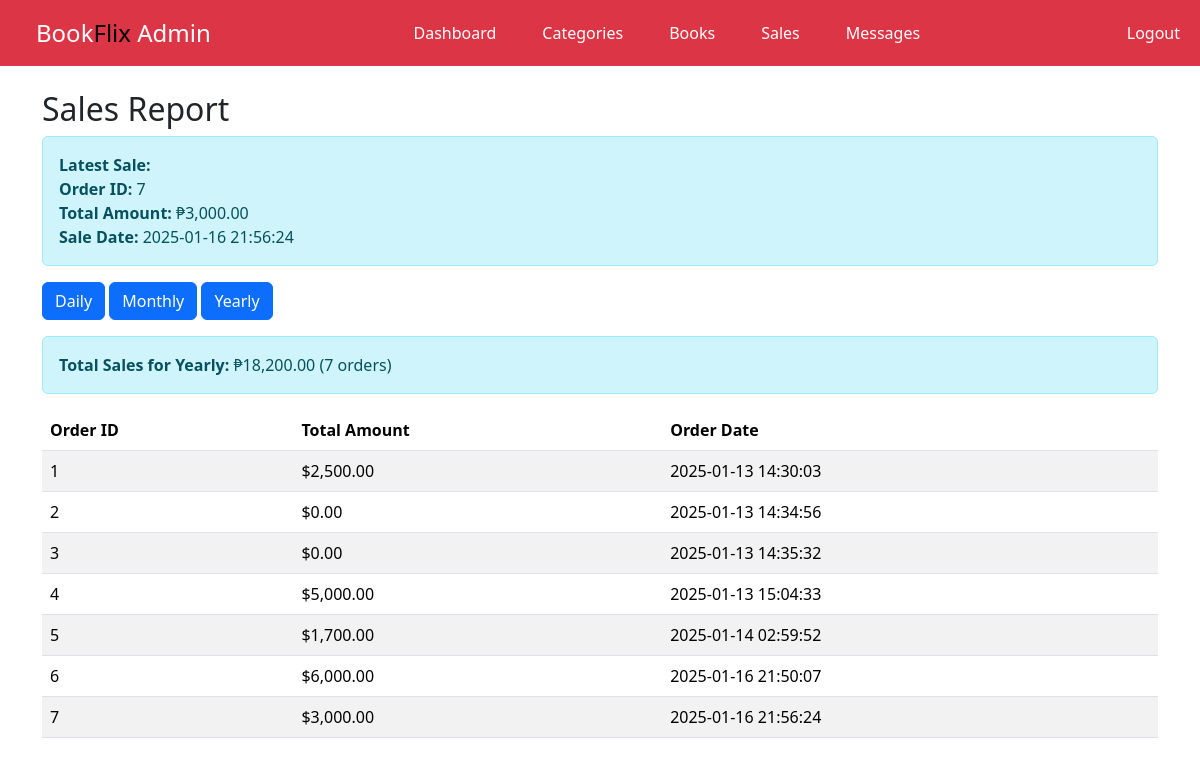
Page /sales.php?filter=yearly on the committed database.
### tables this page shows
CREATE TABLE `orders` (
  `order_id` int(11) NOT NULL,
  `user_id` int(11) NOT NULL,
  `total_amount` decimal(10,2) NOT NULL,
  `order_date` timestamp NOT NULL DEFAULT current_timestamp()
);

### sales.php (the view, shortened to what this page needs)
<?php
include "database.php";
$date_filter = 'today';
$start_date = $end_date = date('Y-m-d');
if (isset($_GET['filter'])) {
    $date_filter = $_GET['filter'];
    switch ($date_filter) {
        case 'yearly':
            $start_date = date('Y-01-01');
            $end_date = date('Y-12-31');
            break;
    }
}
$stmt = $pdo->prepare("SELECT o.order_id, o.total_amount, o.order_date
                       FROM orders o
                       ORDER BY o.order_date DESC LIMIT 1");
$stmt->execute();
$latest_sale = $stmt->fetch();
$stmt = $pdo->prepare("SELECT COUNT(order_id) AS total_sales_count, SUM(total_amount) AS total_sales_amount
                       FROM orders
                       WHERE order_date BETWEEN ? AND ?");
$stmt->execute([$start_date, $end_date]);
$sales_summary = $stmt->fetch();
$stmt = $pdo->prepare("SELECT order_id, total_amount, order_date
                       FROM orders
                       WHERE order_date BETWEEN ? AND ?");
$stmt->execute([$start_date, $end_date]);
$sales = $stmt->fetchAll();
?>
<!DOCTYPE html>
<html lang="en">
<head>
    <link rel="stylesheet" href="https://cdn.jsdelivr.net/npm/bootstrap@5.3.3/dist/css/bootstrap.min.css">
</head>
<body>
<nav class="navbar navbar-expand-lg navbar-dark bg-danger sticky-top">
    <a class="navbar-brand ms-3" href="dashboard.php">Book<span>Flix</span> Admin</a>
    <div class="collapse navbar-collapse">
        <div class="navbar-nav mx-auto">
        <a href="adminpage.php" class="nav-link">Dashboard</a>
            <a href="categories.php" class="nav-link">Categories</a>
            <a href="books.php" class="nav-link">Books</a>
            <a href="sales.php" class="nav-link">Sales</a>
            <a href="messages.php" class="nav-link">Messages</a>
        </div>
        <a href="login.php" class="nav-link logout">Logout</a>
    </div>
</nav>
<div class="container mt-4">
    <h2>Sales Report</h2>
    <?php if ($latest_sale): ?>
        <div class="alert alert-info">
            <strong>Latest Sale:</strong>
            <br>
            <strong>Order ID:</strong> <?php echo $latest_sale['order_id']; ?>
            <br>
            <strong>Total Amount:</strong> ₱<?php echo number_format($latest_sale['total_amount'], 2); ?>
            <br>
            <strong>Sale Date:</strong> <?php echo $latest_sale['order_date']; ?>
        </div>
    <?php endif; ?>
    <div class="mb-3">
        <a href="sales.php?filter=daily" class="btn btn-primary">Daily</a>
        <a href="sales.php?filter=monthly" class="btn btn-primary">Monthly</a>
        <a href="sales.php?filter=yearly" class="btn btn-primary">Yearly</a>
    </div>
    <div class="alert alert-info">
        <strong>Total Sales for <?php echo ucfirst($date_filter); ?>:</strong>
        ₱<?php echo number_format($sales_summary['total_sales_amount'], 2); ?> (<?php echo $sales_summary['total_sales_count']; ?> orders)
    </div>
    <table class="table table-striped">
        <thead>
            <tr>
                <th>Order ID</th>
                <th>Total Amount</th>
                <th>Order Date</th>
            </tr>
        </thead>
        <tbody>
            <?php if (count($sales) > 0): ?>
                <?php foreach ($sales as $sale): ?>
                    <tr>
                        <td><?php echo $sale['order_id']; ?></td>
                        <td>$<?php echo number_format($sale['total_amount'], 2); ?></td>
                        <td><?php echo $sale['order_date']; ?></td>
                    </tr>
                <?php endforeach; ?>
            <?php else: ?>
                <tr>
                    <td colspan="3">No sales found for this period.</td>
                </tr>
            <?php endif; ?>
        </tbody>
    </table>
</div>
</body>
</html>

### sales.php (style rules this page uses)
.navbar { background-color: #343a40; padding: 10px 20px; }
.navbar-brand { color: #fff; font-size: 1.5rem; text-decoration: none; }
.navbar-nav { display: flex; justify-content: center; flex-grow: 1; }
.navbar-nav .nav-link { color: #fff; margin: 0 15px; text-decoration: none; font-size: 1rem; }
.logout { color: #fff; text-decoration: none; font-size: 1rem; margin-left: 20px; }
.navbar-brand span { color: black; }

### rows in the picture
orders: order_id "7", total_amount "3,000.00", order_date "2025-01-16 21:56:24"
orders: order_id "1", total_amount "2,500.00", order_date "2025-01-13 14:30:03"
orders: order_id "2", total_amount "0.00", order_date "2025-01-13 14:34:56"
orders: order_id "3", total_amount "0.00", order_date "2025-01-13 14:35:32"
orders: order_id "4", total_amount "5,000.00", order_date "2025-01-13 15:04:33"
orders: order_id "5", total_amount "1,700.00", order_date "2025-01-14 02:59:52"
orders: order_id "6", total_amount "6,000.00", order_date "2025-01-16 21:50:07"

### other values in the picture
$date_filter "Yearly"
$sales_summary['total_sales_amount'] "18,200.00"
$sales_summary['total_sales_count'] "7"
